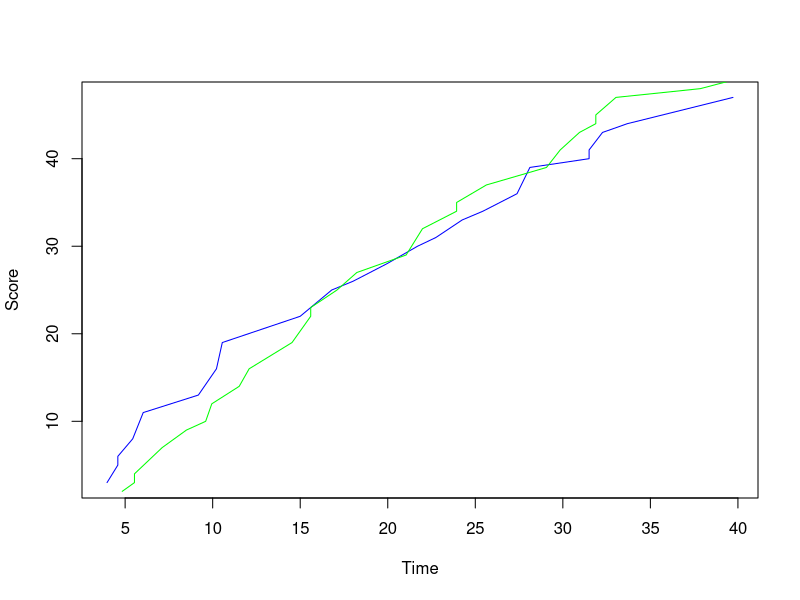

This figure's R source:
##set wd##
setwd("C:/Users/matth/Desktop/Intro_to_Biocomputing/BioComp_Tutorial10")

##problem 1##
table <- read.table(file="UWvMSU_1-22-13.txt", header=TRUE, stringsAsFactors=FALSE) 
uwscore <- 0
msuscore <- 0
uwx <- vector(mode="list")
uwy <- vector(mode="list")
msux <- vector(mode="list")
msuy <- vector(mode="list")
for (i in 1:nrow(table)){
  if (table$team[i]=="UW"){
  uwscore <- uwscore + table[i,3]
  uwx <- c(uwx,table[i,1])
  uwy <- c(uwy, uwscore)
  }
  else{
    msuscore <- msuscore+table[i,3]
    msux <- c(msux,table[i,1])
    msuy <- c(msuy, msuscore)
  }
}
plot(uwx,uwy,type="l",col="blue",xlab="Time",ylab="Score",)
lines(msux,msuy,type="l",col="green")
